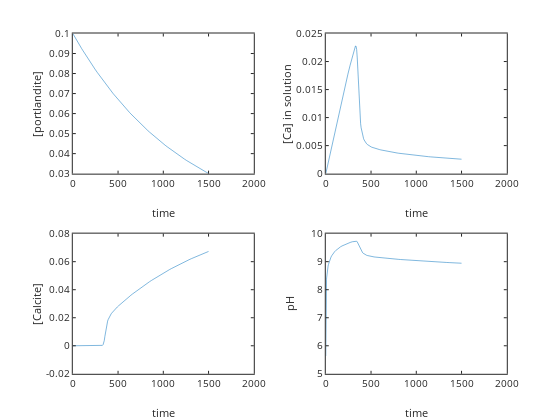

Notebook cell for this chart:
### Code cell
% call ODE solver

[t, C]=ode45(dCdtrate,[0 1500],[0.1 1e-9 0]); 

port=C(:,1); %portlandite left over
calcite=C(:,2); %Calcite formed
Ca=C(:,3); %Ca
pH=[]; % pH reset

for i=1:length(Ca)
    [H,OH,H2CO3,HCO3,CO3]=CCaspeciesopen(Ca(i),Kw,KH,Ka1,Ka2,PCO2);
    pH(i)=-log10(H);
end

subplot(221); plot(t,port); ylabel('[portlandite]'); xlabel('time')
subplot(222); plot(t,Ca); ylabel('[Ca] in solution'); xlabel('time')
subplot(223); plot(t,calcite); ylabel('[Calcite]'); xlabel('time')
subplot(224); plot(t,pH); ylabel('pH'); xlabel('time')

### Figure 1 — Plotly figure (JSON) as saved in the notebook; plotly's stock layout.template omitted (floating-point values rounded to 4 significant figures; data arrays with more than 128 entries replaced by an {"elided": "..."} marker saying what was removed)
{"data": [{"line": {"color": "rgb(0,113,188)", "dash": "solid", "width": 0.5}, "marker": {"color": "rgb(0,113,188)", "line": {"color": "rgb(0,113,188)"}, "size": 6, "symbol": "none"}, "mode": "lines", "name": "", "showlegend": false, "type": "scatter", "visibility": true, "x": {"elided": "145 float values"}, "xaxis": "x", "y": {"elided": "145 float values"}, "yaxis": "y"}, {"line": {"color": "rgb(0,113,188)", "dash": "solid", "width": 0.5}, "marker": {"color": "rgb(0,113,188)", "line": {"color": "rgb(0,113,188)"}, "size": 6, "symbol": "none"}, "mode": "lines", "name": "", "showlegend": false, "type": "scatter", "visibility": true, "x": {"elided": "145 float values"}, "xaxis": "x2", "y": {"elided": "145 float values"}, "yaxis": "y2"}, {"line": {"color": "rgb(0,113,188)", "dash": "solid", "width": 0.5}, "marker": {"color": "rgb(0,113,188)", "line": {"color": "rgb(0,113,188)"}, "size": 6, "symbol": "none"}, "mode": "lines", "name": "", "showlegend": false, "type": "scatter", "visibility": true, "x": {"elided": "145 float values"}, "xaxis": "x3", "y": {"elided": "145 float values"}, "yaxis": "y3"}, {"line": {"color": "rgb(0,113,188)", "dash": "solid", "width": 0.5}, "marker": {"color": "rgb(0,113,188)", "line": {"color": "rgb(0,113,188)"}, "size": 6, "symbol": "none"}, "mode": "lines", "name": "", "showlegend": false, "type": "scatter", "visibility": true, "x": {"elided": "145 float values"}, "xaxis": "x4", "y": {"elided": "145 float values"}, "yaxis": "y4"}], "layout": {"height": 420.0, "hovermode": "closest", "margin": {"b": 0, "l": 0, "r": 0, "t": 0}, "plot_bgcolor": "rgba(0,0,0,0)", "showlegend": false, "width": 560, "xaxis": {"anchor": "y", "autorange": false, "domain": [0.13, 0.4532], "exponentformat": "none", "gridcolor": "rgba(38,38,38,0.15)", "gridwidth": 1, "linecolor": "rgb(38,38,38)", "linewidth": 1, "mirror": "ticks", "range": [0, 2000], "showgrid": false, "showline": true, "side": "bottom", "spikedash": "solid", "spikemode": "across", "spikesides": false, "spikethickness": 1, "tickangle": 0, "tickcolor": "rgb(38,38,38)", "tickfont": {"color": "rgb(38,38,38)", "size": 10}, "ticklen": 3, "ticks": "inside", "ticktext": ["0", "500", "1000", "1500", "2000"], "tickvals": [0, 500, 1000, 1500, 2000], "title": {"font": {"color": "rgb(38,38,38)", "size": 11}, "text": "time"}, "type": "linear", "visible": true, "zeroline": false}, "xaxis2": {"anchor": "y2", "autorange": false, "domain": [0.5818, 0.905], "exponentformat": "none", "gridcolor": "rgba(38,38,38,0.15)", "gridwidth": 1, "linecolor": "rgb(38,38,38)", "linewidth": 1, "mirror": "ticks", "range": [0, 2000], "showgrid": false, "showline": true, "side": "bottom", "spikedash": "solid", "spikemode": "across", "spikesides": false, "spikethickness": 1, "tickangle": 0, "tickcolor": "rgb(38,38,38)", "tickfont": {"color": "rgb(38,38,38)", "size": 10}, "ticklen": 3, "ticks": "inside", "ticktext": ["0", "500", "1000", "1500", "2000"], "tickvals": [0, 500, 1000, 1500, 2000], "title": {"font": {"color": "rgb(38,38,38)", "size": 11}, "text": "time"}, "type": "linear", "visible": true, "zeroline": false}, "xaxis3": {"anchor": "y3", "autorange": false, "domain": [0.13, 0.4532], "exponentformat": "none", "gridcolor": "rgba(38,38,38,0.15)", "gridwidth": 1, "linecolor": "rgb(38,38,38)", "linewidth": 1, "mirror": "ticks", "range": [0, 2000], "showgrid": false, "showline": true, "side": "bottom", "spikedash": "solid", "spikemode": "across", "spikesides": false, "spikethickness": 1, "tickangle": 0, "tickcolor": "rgb(38,38,38)", "tickfont": {"color": "rgb(38,38,38)", "size": 10}, "ticklen": 3, "ticks": "inside", "ticktext": ["0", "500", "1000", "1500", "2000"], "tickvals": [0, 500, 1000, 1500, 2000], "title": {"font": {"color": "rgb(38,38,38)", "size": 11}, "text": "time"}, "type": "linear", "visible": true, "zeroline": false}, "xaxis4": {"anchor": "y4", "autorange": false, "domain": [0.5818, 0.905], "exponentformat": "none", "gridcolor": "rgba(38,38,38,0.15)", "gridwidth": 1, "linecolor": "rgb(38,38,38)", "linewidth": 1, "mirror": "ticks", "range": [0, 2000], "showgrid": false, "showline": true, "side": "bottom", "spikedash": "solid", "spikemode": "across", "spikesides": false, "spikethickness": 1, "tickangle": 0, "tickcolor": "rgb(38,38,38)", "tickfont": {"color": "rgb(38,38,38)", "size": 10}, "ticklen": 3, "ticks": "inside", "ticktext": ["0", "500", "1000", "1500", "2000"], "tickvals": [0, 500, 1000, 1500, 2000], "title": {"font": {"color": "rgb(38,38,38)", "size": 11}, "text": "time"}, "type": "linear", "visible": true, "zeroline": false}, "yaxis": {"anchor": "x", "autorange": false, "domain": [0.5865, 0.9202], "exponentformat": "none", "gridcolor": "rgba(38,38,38,0.15)", "gridwidth": 1, "linecolor": "rgb(38,38,38)", "linewidth": 1, "mirror": "ticks", "range": [0.03, 0.1], "showgrid": false, "showline": true, "side": "left", "spikedash": "solid", "spikemode": "across", "spikesides": false, "spikethickness": 1, "tickangle": 0, "tickcolor": "rgb(38,38,38)", "tickfont": {"color": "rgb(38,38,38)", "size": 10}, "ticklen": 3, "ticks": "inside", "ticktext": ["0.03", "0.04", "0.05", "0.06", "0.07", "0.08", "0.09", "0.1"], "tickvals": [0.03, 0.04, 0.05, 0.06, 0.07, 0.08, 0.09, 0.1], "title": {"font": {"color": "rgb(38,38,38)", "size": 11}, "text": "[portlandite]"}, "type": "linear", "visible": true, "zeroline": false}, "yaxis2": {"anchor": "x2", "autorange": false, "domain": [0.5865, 0.9202], "exponentformat": "none", "gridcolor": "rgba(38,38,38,0.15)", "gridwidth": 1, "linecolor": "rgb(38,38,38)", "linewidth": 1, "mirror": "ticks", "range": [0, 0.025], "showgrid": false, "showline": true, "side": "left", "spikedash": "solid", "spikemode": "across", "spikesides": false, "spikethickness": 1, "tickangle": 0, "tickcolor": "rgb(38,38,38)", "tickfont": {"color": "rgb(38,38,38)", "size": 10}, "ticklen": 3, "ticks": "inside", "ticktext": ["0", "0.005", "0.01", "0.015", "0.02", "0.025"], "tickvals": [0, 0.005, 0.01, 0.015, 0.02, 0.025], "title": {"font": {"color": "rgb(38,38,38)", "size": 11}, "text": "[Ca] in solution"}, "type": "linear", "visible": true, "zeroline": false}, "yaxis3": {"anchor": "x3", "autorange": false, "domain": [0.11, 0.4437], "exponentformat": "none", "gridcolor": "rgba(38,38,38,0.15)", "gridwidth": 1, "linecolor": "rgb(38,38,38)", "linewidth": 1, "mirror": "ticks", "range": [-0.02, 0.08], "showgrid": false, "showline": true, "side": "left", "spikedash": "solid", "spikemode": "across", "spikesides": false, "spikethickness": 1, "tickangle": 0, "tickcolor": "rgb(38,38,38)", "tickfont": {"color": "rgb(38,38,38)", "size": 10}, "ticklen": 3, "ticks": "inside", "ticktext": ["-0.02", "0", "0.02", "0.04", "0.06", "0.08"], "tickvals": [-0.02, 0, 0.02, 0.04, 0.06, 0.08], "title": {"font": {"color": "rgb(38,38,38)", "size": 11}, "text": "[Calcite]"}, "type": "linear", "visible": true, "zeroline": false}, "yaxis4": {"anchor": "x4", "autorange": false, "domain": [0.11, 0.4437], "exponentformat": "none", "gridcolor": "rgba(38,38,38,0.15)", "gridwidth": 1, "linecolor": "rgb(38,38,38)", "linewidth": 1, "mirror": "ticks", "range": [5, 10], "showgrid": false, "showline": true, "side": "left", "spikedash": "solid", "spikemode": "across", "spikesides": false, "spikethickness": 1, "tickangle": 0, "tickcolor": "rgb(38,38,38)", "tickfont": {"color": "rgb(38,38,38)", "size": 10}, "ticklen": 3, "ticks": "inside", "ticktext": ["5", "6", "7", "8", "9", "10"], "tickvals": [5, 6, 7, 8, 9, 10], "title": {"font": {"color": "rgb(38,38,38)", "size": 11}, "text": "pH"}, "type": "linear", "visible": true, "zeroline": false}}}
